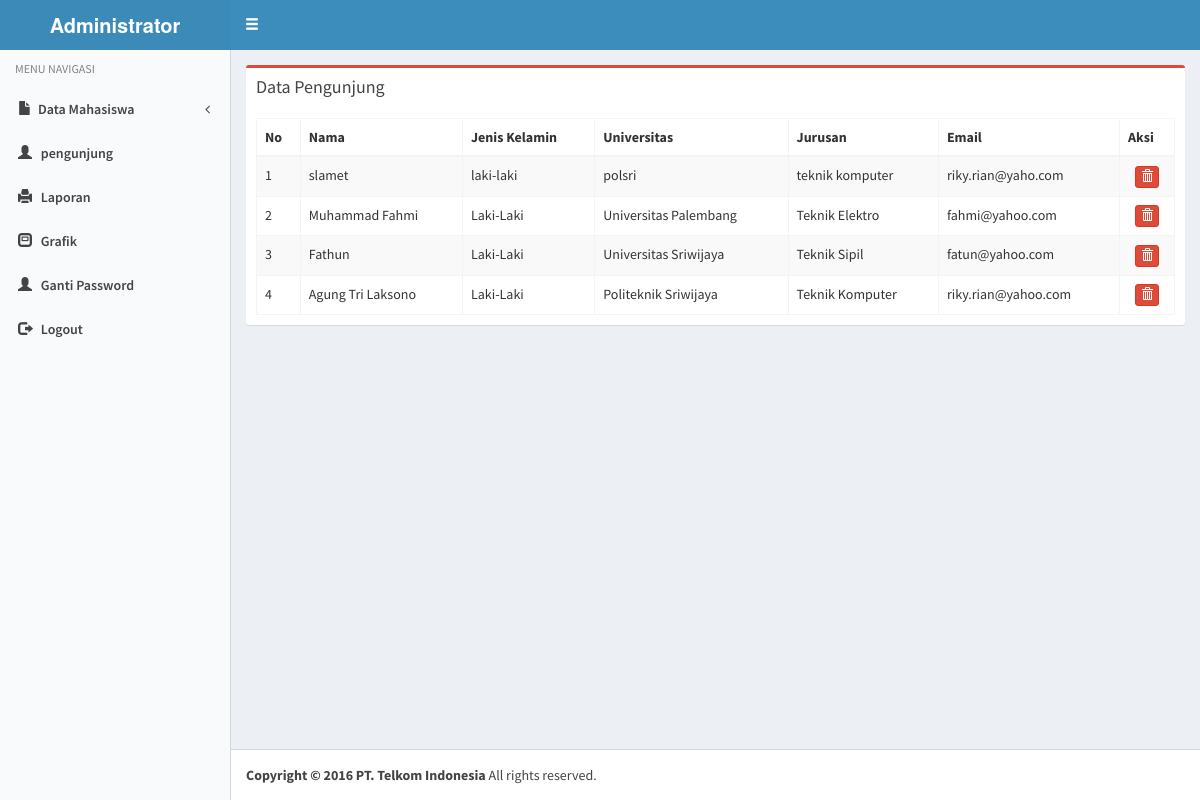
Screenshot of /admin/index.php?page=pengunjung (signed in) with the database file from the repository.
### tables this page shows
CREATE TABLE IF NOT EXISTS `pengunjung` (
  `id` int(11) NOT NULL AUTO_INCREMENT,
  `nama` varchar(50) DEFAULT NULL,
  `jeniskelamin` varchar(20) DEFAULT NULL,
  `universitas` varchar(35) DEFAULT NULL,
  `jurusan` varchar(30) DEFAULT NULL,
  `email` varchar(30) DEFAULT NULL,
  PRIMARY KEY (`id`)
);

### admin/pengunjung.php (the view, shortened to what this page needs)
<?php include "../inc/koneksi.php"; ?>
<div class="row">
            <div class="col-xs-12">
              <div class="box box-danger">
                <div class="box-header">
                  <h3 class="box-title">Data Pengunjung</h3>
                </div>
                <div class="box-body">
                  <table class="table table-bordered table-striped">
                    <thead>
                      <tr>
                        <th>No</th>
                        <th>Nama</th>
                        <th>Jenis Kelamin</th>
                        <th>Universitas</th>
                        <th>Jurusan</th>
                        <th>Email</th>
                        <th>Aksi</th>
                      </tr>
                    </thead>
                    <tbody>
                     <?php
                     $no = 0;
                     $qu=mysqli_query($con,"select * from pengunjung order by nama desc");
                     while($has=mysqli_fetch_assoc($qu))
                     {
                        $no++;
                        echo "
                        <tr>
                        <td>$no</td>
                        <td>$has[nama]</td>
                        <td>$has[jeniskelamin]</td>
                        <td>$has[universitas]</td>
                        <td>$has[jurusan]</td>
                        <td>$has[email]</td>
                        <td style='text-align:center'>
                        <span data-placement='top' data-toggle='tooltip' title='Delete'><button onclick='datadel($has[id],&#39;pengunjung&#39;)' class='btn btn-danger btn-xs' data-title='Delete' data-toggle='modal' data-target='#myModal' ><span class='glyphicon glyphicon-trash'></span></button><span>
                        </td>
                      </tr>
                        ";
                     }
                     ?>
                    </tbody>
                  </table>
                </div>
              </div>
            </div>
</div>

### rows the page displays
pengunjung: nama "slamet", jeniskelamin "laki-laki", universitas "polsri", jurusan "teknik komputer", email "riky.rian@yaho.com"
pengunjung: nama "Muhammad Fahmi", jeniskelamin "Laki-Laki", universitas "Universitas Palembang", jurusan "Teknik Elektro", email "fahmi@yahoo.com"
pengunjung: nama "Fathun", jeniskelamin "Laki-Laki", universitas "Universitas Sriwijaya", jurusan "Teknik Sipil", email "fatun@yahoo.com"
pengunjung: nama "Agung Tri Laksono", jeniskelamin "Laki-Laki", universitas "Politeknik Sriwijaya", jurusan "Teknik Komputer", email "riky.rian@yahoo.com"
